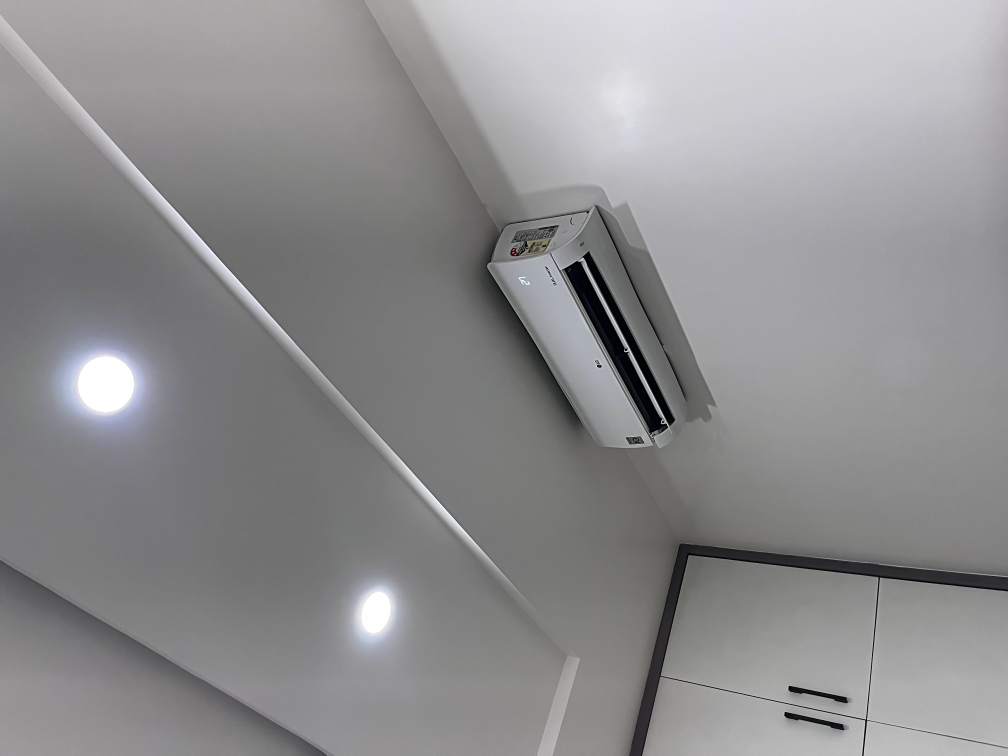
#> input picture ASSIGNMENT/real/IMG_7500.JPG, 4032 x 3024 px (shown at 1/4 size)
$ python -i features.py   (imports and definitions only)
#> lines starting #> are read from the running program, lines starting #| are printed output that depends on the picture; after the words box and inside, x2 and y2 are one past the last pixel; in counts of white or black regions, pixels touching at a corner belong together
import cv2
import numpy as np
from skimage.feature import local_binary_pattern
from PIL import Image


# -------------------------
# FFT FEATURES
# -------------------------
def fft_features(gray):
    f = np.fft.fft2(gray)
    fshift = np.fft.fftshift(f)

    magnitude = np.log1p(np.abs(fshift))

    h, w = gray.shape
    cy, cx = h // 2, w // 2

    size = 20

    low = magnitude[
        max(0, cy-size):cy+size,
        max(0, cx-size):cx+size
    ]

    high = magnitude.copy()
    high[max(0, cy-size):cy+size, max(0, cx-size):cx+size] = 0

    low_energy = np.mean(low)
    high_energy = np.mean(high)

    ratio = high_energy / (low_energy + 1e-6)

    return [low_energy, high_energy, ratio]


# -------------------------
# LBP FEATURES
# -------------------------
def lbp_features(gray):
    radius = 1
    n_points = 8 * radius

    lbp = local_binary_pattern(gray, n_points, radius, method="uniform")

    hist, _ = np.histogram(
        lbp.ravel(),
        bins=np.arange(0, n_points + 3),
        range=(0, n_points + 2),
        density=True
    )

    return hist.astype(np.float32).tolist()


# -------------------------
# GLARE FEATURES
# -------------------------
def glare_features(gray):
    threshold = 245 / 255.0
    mask = gray > threshold

    ratio = np.sum(mask) / gray.size

    if np.sum(mask) > 0:
        mean = np.mean(gray[mask])
        std = np.std(gray[mask])
    else:
        mean = 0
        std = 0

    return [ratio, mean, std]


# -------------------------
# EDGE FEATURES
# -------------------------
def edge_features(gray):
    edges = cv2.Canny((gray * 255).astype(np.uint8), 100, 200)

    density = np.sum(edges > 0) / edges.size

    pixels = gray[edges > 0]

    if len(pixels) > 0:
        mean = np.mean(pixels)
        std = np.std(pixels)
    else:
        mean = 0
        std = 0

    return [density, mean, std]


# -------------------------
# MAIN FEATURE FUNCTION
# -------------------------
def extract_features(image_path):
#> called with image_path = 'ASSIGNMENT/real/IMG_7500.JPG'
    try:
        img = Image.open(image_path).convert("RGB")
#> img is the input picture: PIL image 4032x3024 RGB; mean R, G, B 142.8, 142.4, 143.8
        img = np.array(img)
    except Exception as e:
        raise ValueError(f"Cannot read image: {image_path} -> {e}")

    img = cv2.resize(img, (256, 256))
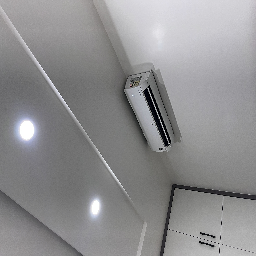
#> img: shape (256, 256, 3); mean R, G, B 142.7, 142.2, 143.7
    gray = cv2.cvtColor(img, cv2.COLOR_RGB2GRAY)

    gray = cv2.cvtColor(img, cv2.COLOR_RGB2GRAY)
    gray = np.array(gray, dtype=np.float32)
    gray = gray / 255.0

    features = []
    features += fft_features(gray)
#> in fft_features, `magnitude = np.log1p(np.abs(fshift))`:
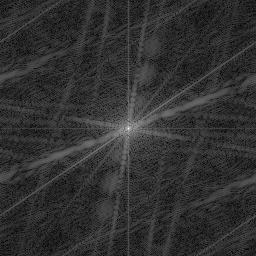
#> magnitude: shape (256, 256) float64; min 0.0291, max 10.51, mean 2.07; drawn with min black and max white
#> in fft_features, `low = magnitude[ max(0, cy-size):cy+size, max(0, cx-size):cx+size ]`:
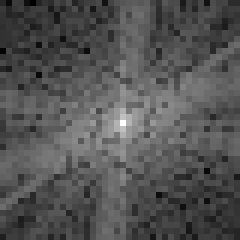
#> low: shape (40, 40) float64 (shown 6 times larger); min 0.721, max 10.51, mean 3.93; drawn with min black and max white
#> in fft_features, `high[max(0, cy-size):cy+size, max(0, cx-size):cx+size] = 0`:
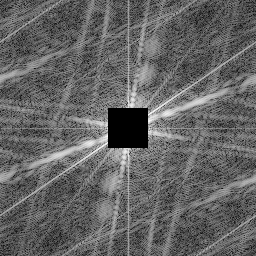
#> high: shape (256, 256) float64; 2.44% of pixels changed, all inside (x1, y1, x2, y2) = (108, 108, 148, 148); drawn with min black and max white
#> in fft_features, `low_energy = np.mean(low)`: low_energy = 3.93
#> in fft_features, `high_energy = np.mean(high)`: high_energy = 1.98
#> in fft_features, `ratio = high_energy / (low_energy + 1e-6)`: ratio = 0.503
#> features = [3.93, 1.98, 0.503]
    features += lbp_features(gray)
#> in lbp_features, `lbp = local_binary_pattern(gray, n_points, radius, method="uniform")`:
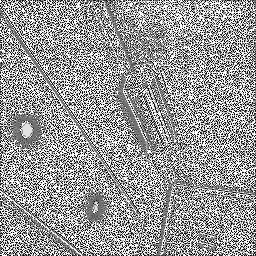
#> lbp: shape (256, 256) float64; min 0, max 9, mean 5.36; drawn with min black and max white
#> in lbp_features, `hist, _ = np.histogram( lbp.ravel(), bins=np.arange(0, n_points + 3), ..`: hist = [0.116, 0.0998, 0.0478, 0.0533, 0.0677, 0.0624, 0.0584, 0.106, 0.164, 0.224]
#> features = [3.93, 1.98, 0.503, 0.116, 0.0998, 0.0478, 0.0533, 0.0677, 0.0624, 0.0584, 0.106, 0.164, 0.224]
    features += glare_features(gray)
#> in glare_features, `mask = gray > threshold`:
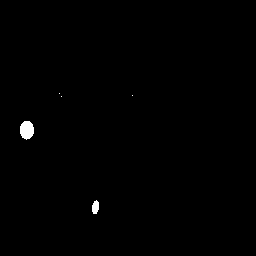
#> mask: shape (256, 256) bool; 0.44% white; 5 white regions (3 under 20 px), largest, box (x1, y1, x2, y2) and area: (20, 121, 34, 140) 209, (92, 200, 99, 214) 77
#> in glare_features, `ratio = np.sum(mask) / gray.size`: ratio = 0.00441
#> in glare_features, `mean = np.mean(gray[mask])`: mean = 0.998
#> in glare_features, `std = np.std(gray[mask])`: std = 0.00393
#> features = [3.93, 1.98, 0.503, 0.116, 0.0998, 0.0478, 0.0533, 0.0677, 0.0624, 0.0584, 0.106, 0.164, 0.224, 0.00441, 0.998, 0.00393]
    features += edge_features(gray)
#> in edge_features, `edges = cv2.Canny((gray * 255).astype(np.uint8), 100, 200)`:
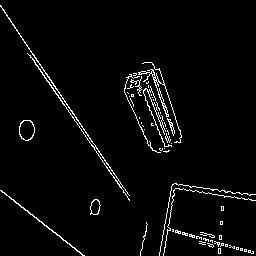
#> edges: shape (256, 256); 3.3% white in thin lines or dots
#> in edge_features, `density = np.sum(edges > 0) / edges.size`: density = 0.0328
#> in edge_features, `pixels = gray[edges > 0]`: pixels = 2149 values, max 1 at index 910, min 0 at index 331, mean 0.486
#> in edge_features, `mean = np.mean(pixels)`: mean = 0.486
#> in edge_features, `std = np.std(pixels)`: std = 0.22
#> features = [3.93, 1.98, 0.503, 0.116, 0.0998, 0.0478, 0.0533, 0.0677, 0.0624, 0.0584, 0.106, 0.164, 0.224, 0.00441, 0.998, 0.00393, 0.0328, 0.486, 0.22]

    return np.array(features, dtype=np.float32)

>>> result = extract_features('ASSIGNMENT/real/IMG_7500.JPG')
#> result = 19 values, max 3.93 at index 0, min 0.00393 at index 15, mean 0.482

$ run again, on ASSIGNMENT/real/IMG_7501.JPG
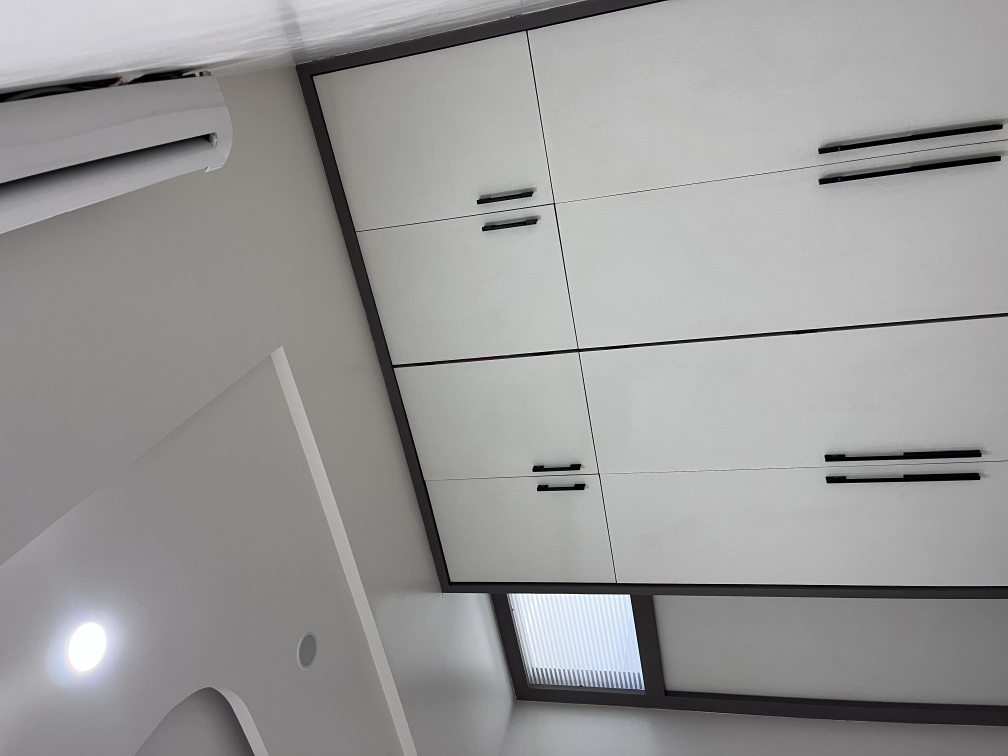
#> input picture ASSIGNMENT/real/IMG_7501.JPG, 4032 x 3024 px (shown at 1/4 size)
#> in extract_features, img is the input picture: PIL image 4032x3024 RGB; mean R, G, B 153, 152.6, 152.4
#> img: shape (256, 256, 3)
#> in fft_features, `high[max(0, cy-size):cy+size, max(0, cx-size):cx+size] = 0`:
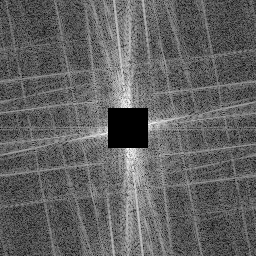
#> high: shape (256, 256) float64; min 0, max 5.92, mean 2.26; drawn with min black and max white
#> low_energy = 4.17
#> high_energy = 2.26
#> in fft_features, `ratio = high_energy / (low_energy + 1e-6)`: ratio = 0.541
#> in extract_features, `features += fft_features(gray)`: features = [4.17, 2.26, 0.541]
#> hist = [0.127, 0.102, 0.0486, 0.0528, 0.0666, 0.0628, 0.054, 0.105, 0.158, 0.224]
#> in extract_features, `features += lbp_features(gray)`: features = [4.17, 2.26, 0.541, 0.127, 0.102, 0.0486, 0.0528, 0.0666, 0.0628, 0.054, 0.105, 0.158, 0.224]
#> mask: shape (256, 256) bool; 0.25% white; 15 white regions (14 under 20 px), largest, box (x1, y1, x2, y2) and area: (17, 211, 27, 227) 123
#> in glare_features, `ratio = np.sum(mask) / gray.size`: ratio = 0.00255
#> in glare_features, `mean = np.mean(gray[mask])`: mean = 0.992
#> in glare_features, `std = np.std(gray[mask])`: std = 0.00944
#> in extract_features, `features += glare_features(gray)`: features = [4.17, 2.26, 0.541, 0.127, 0.102, 0.0486, 0.0528, 0.0666, 0.0628, 0.054, 0.105, 0.158, 0.224, 0.00255, 0.992, 0.00944]
#> in edge_features, `edges = cv2.Canny((gray * 255).astype(np.uint8), 100, 200)`:
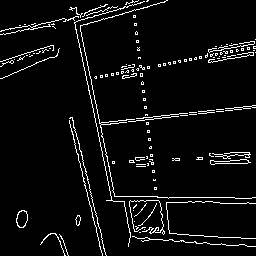
#> edges: shape (256, 256); 5.3% white in thin lines or dots
#> density = 0.0529
#> pixels = 3467 values, max 0.996 at index 2794, min 0 at index 95, mean 0.516
#> in edge_features, `mean = np.mean(pixels)`: mean = 0.516
#> in edge_features, `std = np.std(pixels)`: std = 0.224
#> in extract_features, `features += edge_features(gray)`: features = [4.17, 2.26, 0.541, 0.127, 0.102, 0.0486, 0.0528, 0.0666, 0.0628, 0.054, 0.105, 0.158, 0.224, 0.00255, 0.992, 0.00944, 0.0529, 0.516, 0.224]
#> result = 19 values, max 4.17 at index 0, min 0.00255 at index 13, mean 0.514

$ run again, on ASSIGNMENT/real/IMG_7502.JPG
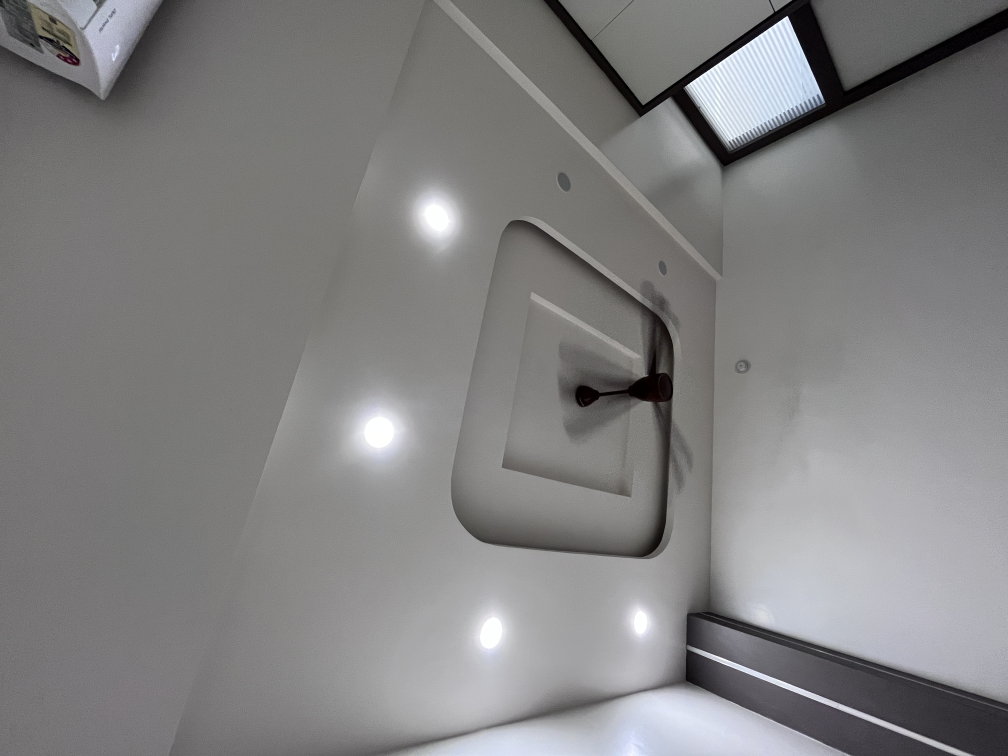
#> input picture ASSIGNMENT/real/IMG_7502.JPG, 4032 x 3024 px (shown at 1/4 size)
#> in extract_features, img is the input picture: PIL image 4032x3024 RGB; mean R, G, B 129.2, 128.7, 129
#> img: shape (256, 256, 3)
#> in fft_features, `high[max(0, cy-size):cy+size, max(0, cx-size):cx+size] = 0`:
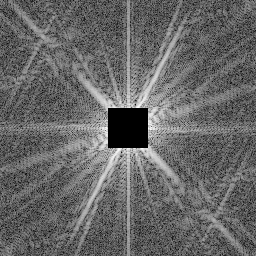
#> high: shape (256, 256) float64; min 0, max 5, mean 2.03; drawn with min black and max white
#> low_energy = 4.54
#> high_energy = 2.03
#> in fft_features, `ratio = high_energy / (low_energy + 1e-6)`: ratio = 0.446
#> in extract_features, `features += fft_features(gray)`: features = [4.54, 2.03, 0.446]
#> hist = [0.123, 0.0985, 0.0482, 0.0605, 0.072, 0.0632, 0.0544, 0.102, 0.155, 0.224]
#> in extract_features, `features += lbp_features(gray)`: features = [4.54, 2.03, 0.446, 0.123, 0.0985, 0.0482, 0.0605, 0.072, 0.0632, 0.0544, 0.102, 0.155, 0.224]
#> mask: shape (256, 256) bool; 0.31% white; 29 white regions (25 under 20 px), largest, box (x1, y1, x2, y2) and area: (92, 141, 100, 152) 63, (122, 209, 128, 220) 44, (108, 69, 114, 78) 42, (161, 207, 164, 215) 21
#> in glare_features, `ratio = np.sum(mask) / gray.size`: ratio = 0.00314
#> in glare_features, `mean = np.mean(gray[mask])`: mean = 0.993
#> in glare_features, `std = np.std(gray[mask])`: std = 0.00998
#> in extract_features, `features += glare_features(gray)`: features = [4.54, 2.03, 0.446, 0.123, 0.0985, 0.0482, 0.0605, 0.072, 0.0632, 0.0544, 0.102, 0.155, 0.224, 0.00314, 0.993, 0.00998]
#> in edge_features, `edges = cv2.Canny((gray * 255).astype(np.uint8), 100, 200)`:
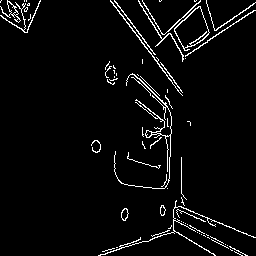
#> edges: shape (256, 256); 4% white in thin lines or dots
#> density = 0.0399
#> pixels = 2618 values, max 1 at index 1696, min 0 at index 29, mean 0.423
#> in edge_features, `mean = np.mean(pixels)`: mean = 0.423
#> in edge_features, `std = np.std(pixels)`: std = 0.222
#> in extract_features, `features += edge_features(gray)`: features = [4.54, 2.03, 0.446, 0.123, 0.0985, 0.0482, 0.0605, 0.072, 0.0632, 0.0544, 0.102, 0.155, 0.224, 0.00314, 0.993, 0.00998, 0.0399, 0.423, 0.222]
#> result = 19 values, max 4.54 at index 0, min 0.00314 at index 13, mean 0.511

$ run again, on ASSIGNMENT/real/IMG_7503.JPG
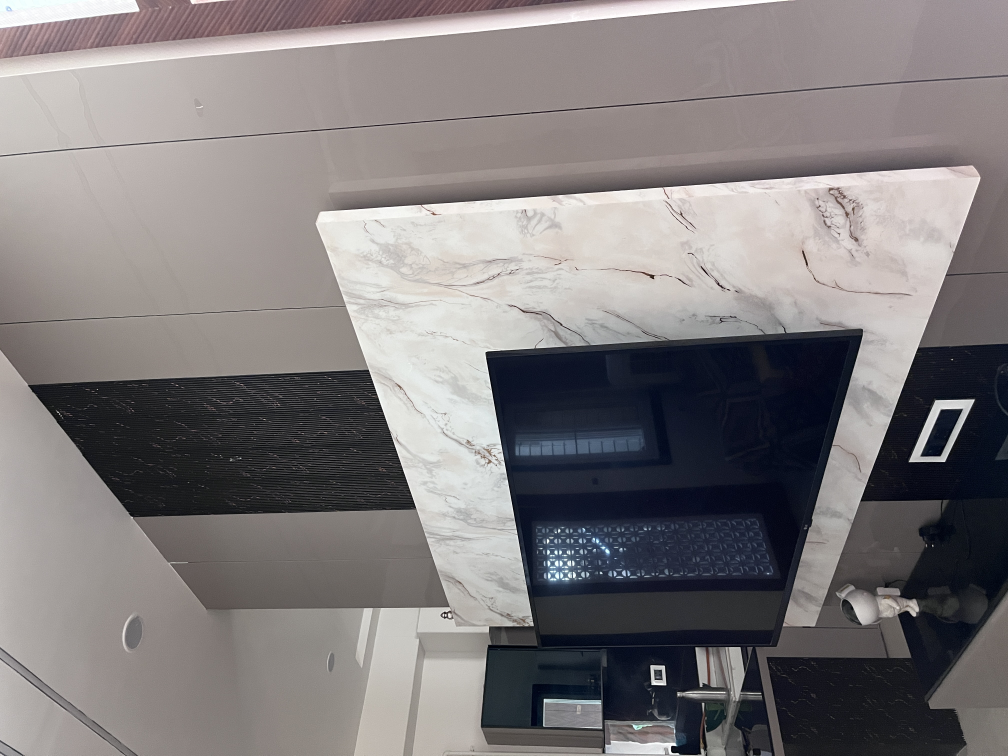
#> input picture ASSIGNMENT/real/IMG_7503.JPG, 4032 x 3024 px (shown at 1/4 size)
#> in extract_features, img is the input picture: PIL image 4032x3024 RGB; mean R, G, B 127.2, 123.1, 124.1
#> img: shape (256, 256, 3)
#> high: shape (256, 256) float64; min 0, max 6.2, mean 2.48
#> low_energy = 4.5
#> high_energy = 2.48
#> in fft_features, `ratio = high_energy / (low_energy + 1e-6)`: ratio = 0.551
#> in extract_features, `features += fft_features(gray)`: features = [4.5, 2.48, 0.551]
#> hist = [0.116, 0.108, 0.0482, 0.0622, 0.07, 0.0692, 0.0549, 0.108, 0.147, 0.216]
#> in extract_features, `features += lbp_features(gray)`: features = [4.5, 2.48, 0.551, 0.116, 0.108, 0.0482, 0.0622, 0.07, 0.0692, 0.0549, 0.108, 0.147, 0.216]
#> mask: shape (256, 256) bool; 0.61% white in thin lines or dots
#> in glare_features, `ratio = np.sum(mask) / gray.size`: ratio = 0.0061
#> in glare_features, `mean = np.mean(gray[mask])`: mean = 0.984
#> in glare_features, `std = np.std(gray[mask])`: std = 0.0101
#> in extract_features, `features += glare_features(gray)`: features = [4.5, 2.48, 0.551, 0.116, 0.108, 0.0482, 0.0622, 0.07, 0.0692, 0.0549, 0.108, 0.147, 0.216, 0.0061, 0.984, 0.0101]
#> in edge_features, `edges = cv2.Canny((gray * 255).astype(np.uint8), 100, 200)`:
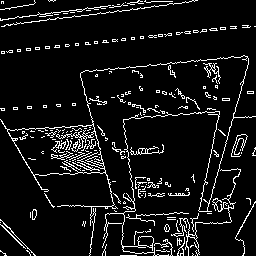
#> edges: shape (256, 256); 8.2% white in thin lines or dots
#> density = 0.0822
#> pixels = 5388 values, max 1 at index 201, min 0 at index 2395, mean 0.457
#> in edge_features, `mean = np.mean(pixels)`: mean = 0.457
#> in edge_features, `std = np.std(pixels)`: std = 0.279
#> in extract_features, `features += edge_features(gray)`: features = [4.5, 2.48, 0.551, 0.116, 0.108, 0.0482, 0.0622, 0.07, 0.0692, 0.0549, 0.108, 0.147, 0.216, 0.0061, 0.984, 0.0101, 0.0822, 0.457, 0.279]
#> result = 19 values, max 4.5 at index 0, min 0.0061 at index 13, mean 0.545
